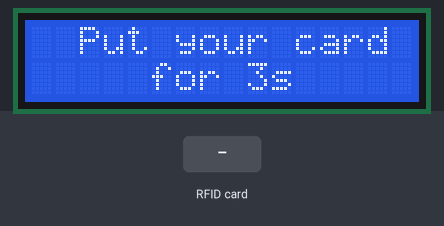
This sketch was run on a simulated Arduino Uno, built with avr-gcc and run on an emulated ATmega328P. Parts: 16×2 character LCD. Inputs (shaded band) come from the test bench. What the sketch prints to the serial monitor is not drawn.

Above: at 1.3 s.
1.4 s: RFID card 5E 7A 19 C4 held to the reader
At 1.9 s:
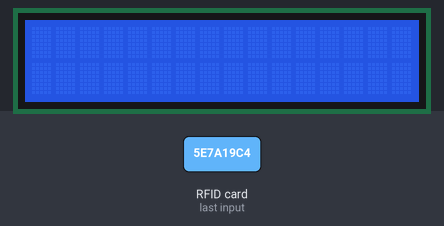
Timing chart, 0 to 4.4 s (numbered marks = the images above; inputs shaded):
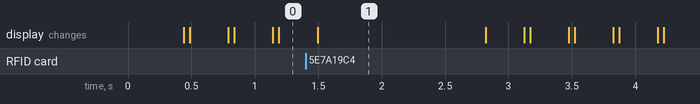

Measured:
- what the display in image 1 shows lasts 1.3 s, from 1.5 s to 2.8 s

The sketch:

RFID.ino
```cpp
#include <SPI.h>
#include <MFRC522.h>
#include <LiquidCrystal_I2C.h>
#include <Wire.h>

#define contrast 8
#define SS_PIN 10
#define RST_PIN 9

String msg;
String a;
int i;

MFRC522 mfrc522(SS_PIN, RST_PIN);
LiquidCrystal_I2C lcd(0x27, 16, 2);

void setup() {

  Serial.begin(9600);//initialize the serial link to 9600 bauds
  lcd.begin();       //initiate the lcd
  SPI.begin();      // Initiate  SPI bus
  mfrc522.PCD_Init();   // Initiate MFRC522
}

void loop() {

    lcd.clear();
  lcd.setCursor(2, 0);
  lcd.print("Put your card ");
  lcd.setCursor(5, 1);
  lcd.print("for 3s");
  delay(300);
 lcd.clear();

  String recu = "0";
//  if data has been received
if (Serial.available() > 0)
  {
    //read the incoming data from the serial port (arduino)
    a = Serial.readString();

    if(a.compareTo("0") != 0 )
    {
            lcd.clear();
            lcd.print(a);
            delay(10000);
    }

  }
 // Look for new cards
  if ( ! mfrc522.PICC_IsNewCardPresent())
  {
    return;
  }
  // Select one of the cards
  if ( ! mfrc522.PICC_ReadCardSerial())
  {
    return;
  }

String content= "";
String msg = "";
  byte letter;
  //concatenate data read from the arduino
  for (byte i = 0; i < mfrc522.uid.size; i++)
  {
     content.concat(String(mfrc522.uid.uidByte[i] < 0x10 ? " 0" : " "));
     content.concat(String(mfrc522.uid.uidByte[i], HEX));
  }


  content.toUpperCase();

msg =content+"#";

  //send the data to the serial port (arduino)
 for(i=0;i<msg.length();i++)
    {
       Serial.write(msg[i]);
        delay (100);

    }


}
```
